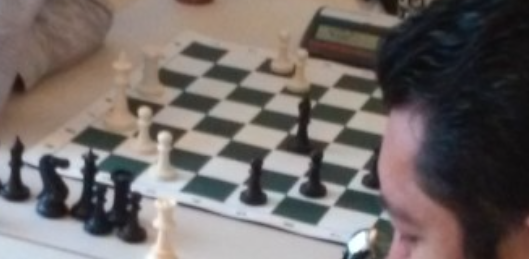
#> input picture input_images/3.png, 529 x 259 px
$ python benchmark.py
#> lines starting #> are read from the running program, lines starting #| are printed output that depends on the picture
### solvers/cuda/cuda_saddle_solver.py
import ctypes
import os
import numpy as np
import cv2

class SaddlePoint(ctypes.Structure):
    _fields_ = [
        ("x", ctypes.c_float),
        ("y", ctypes.c_float),
        ("S", ctypes.c_float)
    ]

class CUDASaddleSolver:
    def __init__(self):
        dll_name = "saddle_solver.dll" if os.name == "nt" else "saddle_solver.so"
        lib_path = os.path.join(os.path.dirname(os.path.abspath(__file__)), dll_name)
        if not os.path.exists(lib_path):
            raise FileNotFoundError(f"Could not find CUDA library at: {lib_path}. Please build it first.")

        self.lib = ctypes.CDLL(lib_path)

        self.lib.find_saddle_points_cuda.argtypes = [
            ctypes.POINTER(ctypes.c_uint8), # h_img
            ctypes.POINTER(SaddlePoint),    # h_out_pts
            ctypes.c_int,                   # w
            ctypes.c_int,                   # h
            ctypes.c_bool                   # filter_t_corners
        ]
        self.lib.find_saddle_points_cuda.restype = ctypes.c_int
        self.lib.free_saddle_resources.argtypes = []

    def __del__(self):
        if hasattr(self, 'lib'):
            self.lib.free_saddle_resources()

_cuda_solver = None

def find_saddle_points(image: np.ndarray, max_pts: int = 0, filter_t_corners: bool = True) -> np.ndarray:
    """
    Finds saddle points (X-corners) in an image using CUDA.

    Args:
        image (np.ndarray): The input image array.
        max_pts (int): Maximum number of points to return. If 0, return all points.
        filter_t_corners (bool): If True, filters out T-corners on the edge of the board.

    Returns:
        np.ndarray: A 2D array of lattice points of shape (N, 2).
    """
    global _cuda_solver
    if _cuda_solver is None:
        _cuda_solver = CUDASaddleSolver()

    # Convert to grayscale if the image has 3 channels
    if len(image.shape) == 3:
        gray = cv2.cvtColor(image, cv2.COLOR_RGB2GRAY)
    else:
        gray = image.copy()

    # Ensure C-contiguous memory layout
    if not gray.flags['C_CONTIGUOUS']:
        gray = np.ascontiguousarray(gray)

    h, w = gray.shape

    # Allocate output buffer (maximum 1000 points expected)
    out_pts = (SaddlePoint * 1000)()
    img_ptr = gray.ctypes.data_as(ctypes.POINTER(ctypes.c_uint8))

    # Run CUDA Kernel
    count = _cuda_solver.lib.find_saddle_points_cuda(img_ptr, out_pts, w, h, filter_t_corners)

    if count == 0:
        return np.empty((0, 2), dtype=np.float64)

    # Convert points back to numpy array
    pts_array = []
    for i in range(count):
        pts_array.append([out_pts[i].x, out_pts[i].y, out_pts[i].S])

    pts_np = np.array(pts_array)

    # Sort points by saddle strength before truncating
    sorted_indices = np.argsort(pts_np[:, 2])[::-1]
    sorted_pts = pts_np[sorted_indices]

    # Take only the top max_pts
    if max_pts > 0 and len(sorted_pts) > max_pts:
        sorted_pts = sorted_pts[:max_pts]

    # Return only x and y coordinates
    return sorted_pts[:, :2]

### benchmark.py
import argparse
import numpy as np
import cv2
import matplotlib.pyplot as plt
from PIL import Image
import time
import os
import random
from tqdm import tqdm

# Import our custom solvers
from solvers.cuda.cuda_saddle_solver import find_saddle_points as find_saddle_points_cuda
from solvers.cpp.cpp_saddle_solver import find_saddle_points as find_saddle_points_cpp
from solvers.python.saddle_solver import find_saddle_points as find_saddle_points_py
from solvers.harmonic_solver import estimate_chess_grid, estimate_homography
from utils_visualize import visualize_reconstruction

def load_and_plot_saddles(image_path: str, img_size: tuple = (640, 480), output_path: str = None,
                          solver_choice: str = 'all', num_trials: int = 1):
    """
    Loads an image, gets saddle points, and plots the original and overlaid images side by side.

    Args:
        image_path (str): Path to the image file.
        img_size (tuple): Size of the image to resize to, saddle solver is tuned for default img_size.
        output_path (str): Path to save the output visualization. If not provided, saves in outputs/<solver>/.
        solver_choice (str): Which solver to run.
        num_trials (int): Number of trials to run for each solver.
    """
#> called with image_path = 'input_images/3.png', img_size = (640, 480), solver_choice = 'all', num_trials = 1
    # 1. Load the image
    image = np.array(Image.open(image_path))
#> image is the input picture: shape (259, 529, 4); mean R, G, B, A 113, 105.4, 102.8, 255
    image = cv2.resize(image, img_size, interpolation=cv2.INTER_AREA)
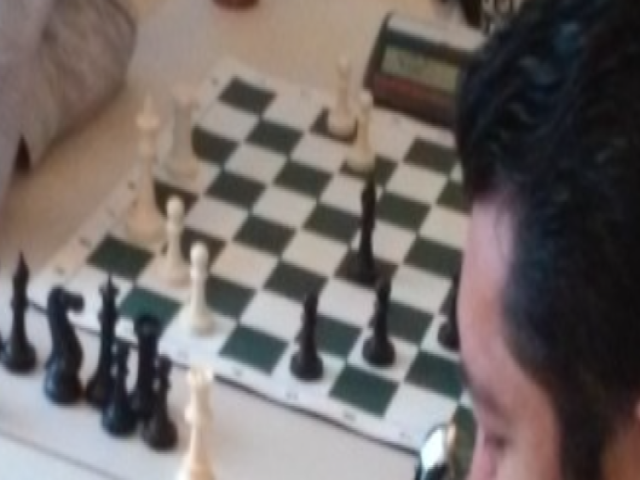
#> image: shape (480, 640, 4); mean R, G, B, A 112.9, 105.3, 102.8, 255

    solvers_to_run = []
    if solver_choice in ['all', 'cuda']: solvers_to_run.append(('CUDA', find_saddle_points_cuda)) # ~1ms
    if solver_choice in ['all', 'cpp']: solvers_to_run.append(('C++', find_saddle_points_cpp)) # ~8ms
    if solver_choice in ['all', 'python']: solvers_to_run.append(('Python', find_saddle_points_py)) # ~20ms

    # solvers_to_run.reverse() # Test ordering

    if 'CUDA' in [s[0] for s in solvers_to_run]:
        # Warm up call to initialize CUDA context and allocate memory (~90ms One time cost)
        t_start = time.time()
        _ = find_saddle_points_cuda(np.random.randint(0, 255, size=(img_size[1], img_size[0])).astype(np.uint8), max_pts=50, filter_t_corners=True)
        t_warmup = time.time() - t_start
        print(f"CUDA init took {t_warmup*1000:.1f} ms. NOTE: One-time initialization cost.")

    if 'C++' in [s[0] for s in solvers_to_run]:
        # Warm up call to initialize OpenMP and allocate buffers (~10-20ms One time cost)
        t_start = time.time()
        _ = find_saddle_points_cpp(np.random.randint(0, 255, size=(img_size[1], img_size[0])).astype(np.uint8), max_pts=50, filter_t_corners=True)
        t_warmup = time.time() - t_start
        print(f"C++ init took {t_warmup*1000:.1f} ms. NOTE: One-time initialization cost.")

    stats = {name: {'saddle': [], 'harmonic': []} for name, _ in solvers_to_run}
    # Store one set of results per solver for final visualization
    visualization_data = {}

    trial_iterator = range(num_trials)
    if num_trials > 1:
        trial_iterator = tqdm(trial_iterator, desc="Benchmarking", unit="trial")

    for trial in trial_iterator:
        # Shuffle the order per trial to avoid bias from CPU caching/frequency scaling
        if num_trials > 1:
            random.shuffle(solvers_to_run)

        for name, solver_func in solvers_to_run:
            if num_trials == 1:
                print(f"--- Running {name} Solver ---")

            t_start = time.time()
            points = solver_func(image, max_pts=50, filter_t_corners=True)
            t_saddle_ms = (time.time() - t_start) * 1000

            # 3. Estimate chess grid points (1-2ms)
            t_start = time.time()
            chess_grid_points, basis_vectors, debug_info = estimate_chess_grid(points)
            t_grid_ms = (time.time() - t_start) * 1000

            stats[name]['saddle'].append(t_saddle_ms)
            stats[name]['harmonic'].append(t_grid_ms)

            if num_trials == 1:
                print(f"{name} solver took {t_saddle_ms:.1f} ms + harmonic ({t_grid_ms:.1f} ms) = {t_saddle_ms + t_grid_ms:.1f} ms")

            # 4. Estimate homography
            H = estimate_homography(points, chess_grid_points)

            # Store data for the final visualization (from the first time this solver runs)
            if name not in visualization_data:
                visualization_data[name] = {
                    'points': points,
                    'chess_grid_points': chess_grid_points,
                    'H': H,
                    'basis_vectors': basis_vectors,
                    'debug_info': debug_info
                }

    # 6. Save visualizations with average timings
    print("\n--- Saving Visualizations ---")
    for name, data in visualization_data.items():
        avg_saddle = np.mean(stats[name]['saddle'])
        avg_harmonic = np.mean(stats[name]['harmonic'])

        current_out = output_path
        if current_out is None:
            folder_name = name.replace('+', 'p').lower()
            out_dir = os.path.join("outputs", folder_name)
            os.makedirs(out_dir, exist_ok=True)
            input_stem = os.path.splitext(os.path.basename(image_path))[0]
            current_out = os.path.join(out_dir, f"out_{input_stem}.png")

        timing_str = f"Avg Timing ({num_trials} trials): {name} saddle ({avg_saddle:.2f} ms) + harmonic ({avg_harmonic:.2f} ms) = {avg_saddle + avg_harmonic:.2f} ms"
        visualize_reconstruction(image, data['points'], data['chess_grid_points'], data['H'], data['basis_vectors'], data['debug_info'], current_out, timing_str)

    # 7. Print summary stats
    if num_trials > 1:
        print("\n" + "="*40)
        print(f"BENCHMARK SUMMARY ({num_trials} trials, randomized order)")
        print("="*40)
        for name in stats:
            avg_saddle = np.mean(stats[name]['saddle'])
            avg_harmonic = np.mean(stats[name]['harmonic'])
            std_saddle = np.std(stats[name]['saddle'])
            print(f"{name:8}: Saddle {avg_saddle:6.2f} ms (±{std_saddle:4.2f}) | Harmonic {avg_harmonic:5.2f} ms | Total {avg_saddle + avg_harmonic:6.2f} ms")
        print("="*40)

if __name__ == "__main__":
    parser = argparse.ArgumentParser(description="Run chessboard harmonic detection and visualization.")
    parser.add_argument("-i", "--input", type=str, default="input_images/3.png", help="Path to the input image.")
    parser.add_argument("-o", "--output", type=str, default=None, help="Path to save the output visualization. If not provided, saves in outputs/<solver>/.")
    parser.add_argument("--solver", type=str, choices=['python', 'cpp', 'cuda', 'all'], default='all', help="Which solver to run.")
    parser.add_argument("-n", "--trials", type=int, default=1, help="Number of trials for benchmarking.")
    args = parser.parse_args()

#> (the run stopped early here; a loop or call above may not have finished)
